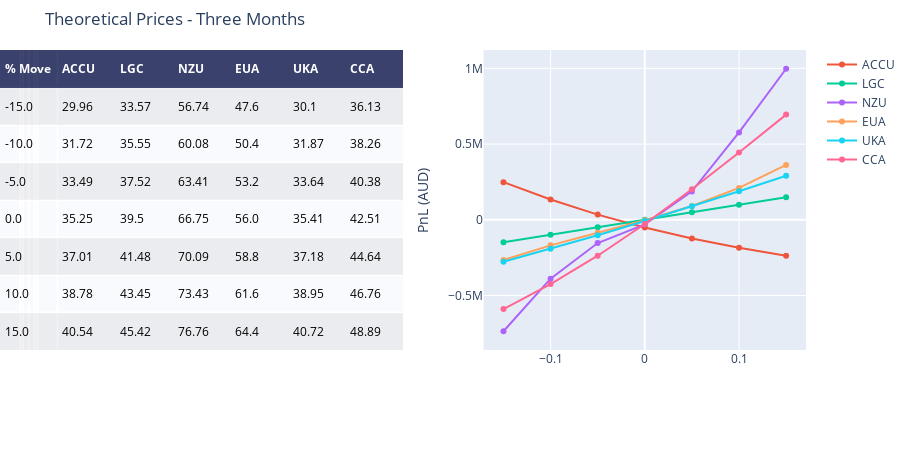

The notebook cell this image was saved under:
### Code cell
price_ranges, price_returns, price_pnls = create_returns(three_months)

fig = ff.create_table(price_ranges,height_constant=50)

for i in mkts:
    #fig.add_trace(go.Scatter(x=fig_daily.Sigma, y=fig_daily[i], name=i, xaxis='x2', yaxis='y2'))
    fig.add_trace(go.Scatter(x = price_returns, y=price_pnls[i], name=i, xaxis='x2', yaxis='y2'))
    fig.update_xaxes(tickvals=[-0.15,-0.10,-0.5,0,0.5,0.10,0.15])
    
fig.update_layout(
    title_text = 'Theoretical Prices - Three Months',
    margin = {'t':50, 'b':100},
    xaxis = {'domain': [0, .5]},
    xaxis2 = {'domain': [0.6, 1.],'title':''},
    yaxis2 = {'anchor': 'x2', 'title': 'PnL (AUD)'}
)

fig.show()

### Figure 1 — Plotly figure (JSON) as saved in the notebook; plotly's stock layout.template omitted (floating-point values rounded to 4 significant figures)
{"data": [{"colorscale": [[0, "#00083e"], [0.5, "#ededee"], [1, "#ffffff"]], "hoverinfo": "none", "opacity": 0.75, "showscale": false, "type": "heatmap", "z": [[0, 0, 0, 0, 0, 0, 0], [0.5, 0.5, 0.5, 0.5, 0.5, 0.5, 0.5], [1, 1, 1, 1, 1, 1, 1], [0.5, 0.5, 0.5, 0.5, 0.5, 0.5, 0.5], [1, 1, 1, 1, 1, 1, 1], [0.5, 0.5, 0.5, 0.5, 0.5, 0.5, 0.5], [1, 1, 1, 1, 1, 1, 1], [0.5, 0.5, 0.5, 0.5, 0.5, 0.5, 0.5]]}, {"name": "ACCU", "type": "scatter", "x": [-0.15, -0.1, -0.05, 0, 0.05, 0.1, 0.15], "xaxis": "x2", "y": [248500.0, 133800.0, 34270.0, -50800.0, -123000.0, -184300.0, -237000.0], "yaxis": "y2"}, {"name": "LGC", "type": "scatter", "x": [-0.15, -0.1, -0.05, 0, 0.05, 0.1, 0.15], "xaxis": "x2", "y": [-148125, -98750, -49375, 0, 49375, 98750, 148125], "yaxis": "y2"}, {"name": "NZU", "type": "scatter", "x": [-0.15, -0.1, -0.05, 0, 0.05, 0.1, 0.15], "xaxis": "x2", "y": [-736200.0, -388900.0, -153500.0, -30660.0, 187600.0, 576900.0, 997500.0], "yaxis": "y2"}, {"name": "EUA", "type": "scatter", "x": [-0.15, -0.1, -0.05, 0, 0.05, 0.1, 0.15], "xaxis": "x2", "y": [-265100.0, -168800.0, -85030.0, -3159.0, 90940.0, 210700.0, 362300.0], "yaxis": "y2"}, {"name": "UKA", "type": "scatter", "x": [-0.15, -0.1, -0.05, 0, 0.05, 0.1, 0.15], "xaxis": "x2", "y": [-276900.0, -191600.0, -101800.0, -8131.0, 88950.0, 188800.0, 290800.0], "yaxis": "y2"}, {"name": "CCA", "type": "scatter", "x": [-0.15, -0.1, -0.05, 0, 0.05, 0.1, 0.15], "xaxis": "x2", "y": [-589400.0, -424500.0, -237300.0, -27640.0, 201600.0, 444700.0, 694700.0], "yaxis": "y2"}], "layout": {"annotations": [{"align": "left", "font": {"color": "#ffffff"}, "showarrow": false, "text": "<b>% Move</b>", "x": -0.45, "xanchor": "left", "xref": "x", "y": 0, "yref": "y"}, {"align": "left", "font": {"color": "#ffffff"}, "showarrow": false, "text": "<b>ACCU</b>", "x": 0.55, "xanchor": "left", "xref": "x", "y": 0, "yref": "y"}, {"align": "left", "font": {"color": "#ffffff"}, "showarrow": false, "text": "<b>LGC</b>", "x": 1.55, "xanchor": "left", "xref": "x", "y": 0, "yref": "y"}, {"align": "left", "font": {"color": "#ffffff"}, "showarrow": false, "text": "<b>NZU</b>", "x": 2.55, "xanchor": "left", "xref": "x", "y": 0, "yref": "y"}, {"align": "left", "font": {"color": "#ffffff"}, "showarrow": false, "text": "<b>EUA</b>", "x": 3.55, "xanchor": "left", "xref": "x", "y": 0, "yref": "y"}, {"align": "left", "font": {"color": "#ffffff"}, "showarrow": false, "text": "<b>UKA</b>", "x": 4.55, "xanchor": "left", "xref": "x", "y": 0, "yref": "y"}, {"align": "left", "font": {"color": "#ffffff"}, "showarrow": false, "text": "<b>CCA</b>", "x": 5.55, "xanchor": "left", "xref": "x", "y": 0, "yref": "y"}, {"align": "left", "font": {"color": "#000000"}, "showarrow": false, "text": "-15.0", "x": -0.45, "xanchor": "left", "xref": "x", "y": 1, "yref": "y"}, {"align": "left", "font": {"color": "#000000"}, "showarrow": false, "text": "29.96", "x": 0.55, "xanchor": "left", "xref": "x", "y": 1, "yref": "y"}, {"align": "left", "font": {"color": "#000000"}, "showarrow": false, "text": "33.57", "x": 1.55, "xanchor": "left", "xref": "x", "y": 1, "yref": "y"}, {"align": "left", "font": {"color": "#000000"}, "showarrow": false, "text": "56.74", "x": 2.55, "xanchor": "left", "xref": "x", "y": 1, "yref": "y"}, {"align": "left", "font": {"color": "#000000"}, "showarrow": false, "text": "47.6", "x": 3.55, "xanchor": "left", "xref": "x", "y": 1, "yref": "y"}, {"align": "left", "font": {"color": "#000000"}, "showarrow": false, "text": "30.1", "x": 4.55, "xanchor": "left", "xref": "x", "y": 1, "yref": "y"}, {"align": "left", "font": {"color": "#000000"}, "showarrow": false, "text": "36.13", "x": 5.55, "xanchor": "left", "xref": "x", "y": 1, "yref": "y"}, {"align": "left", "font": {"color": "#000000"}, "showarrow": false, "text": "-10.0", "x": -0.45, "xanchor": "left", "xref": "x", "y": 2, "yref": "y"}, {"align": "left", "font": {"color": "#000000"}, "showarrow": false, "text": "31.72", "x": 0.55, "xanchor": "left", "xref": "x", "y": 2, "yref": "y"}, {"align": "left", "font": {"color": "#000000"}, "showarrow": false, "text": "35.55", "x": 1.55, "xanchor": "left", "xref": "x", "y": 2, "yref": "y"}, {"align": "left", "font": {"color": "#000000"}, "showarrow": false, "text": "60.08", "x": 2.55, "xanchor": "left", "xref": "x", "y": 2, "yref": "y"}, {"align": "left", "font": {"color": "#000000"}, "showarrow": false, "text": "50.4", "x": 3.55, "xanchor": "left", "xref": "x", "y": 2, "yref": "y"}, {"align": "left", "font": {"color": "#000000"}, "showarrow": false, "text": "31.87", "x": 4.55, "xanchor": "left", "xref": "x", "y": 2, "yref": "y"}, {"align": "left", "font": {"color": "#000000"}, "showarrow": false, "text": "38.26", "x": 5.55, "xanchor": "left", "xref": "x", "y": 2, "yref": "y"}, {"align": "left", "font": {"color": "#000000"}, "showarrow": false, "text": "-5.0", "x": -0.45, "xanchor": "left", "xref": "x", "y": 3, "yref": "y"}, {"align": "left", "font": {"color": "#000000"}, "showarrow": false, "text": "33.49", "x": 0.55, "xanchor": "left", "xref": "x", "y": 3, "yref": "y"}, {"align": "left", "font": {"color": "#000000"}, "showarrow": false, "text": "37.52", "x": 1.55, "xanchor": "left", "xref": "x", "y": 3, "yref": "y"}, {"align": "left", "font": {"color": "#000000"}, "showarrow": false, "text": "63.41", "x": 2.55, "xanchor": "left", "xref": "x", "y": 3, "yref": "y"}, {"align": "left", "font": {"color": "#000000"}, "showarrow": false, "text": "53.2", "x": 3.55, "xanchor": "left", "xref": "x", "y": 3, "yref": "y"}, {"align": "left", "font": {"color": "#000000"}, "showarrow": false, "text": "33.64", "x": 4.55, "xanchor": "left", "xref": "x", "y": 3, "yref": "y"}, {"align": "left", "font": {"color": "#000000"}, "showarrow": false, "text": "40.38", "x": 5.55, "xanchor": "left", "xref": "x", "y": 3, "yref": "y"}, {"align": "left", "font": {"color": "#000000"}, "showarrow": false, "text": "0.0", "x": -0.45, "xanchor": "left", "xref": "x", "y": 4, "yref": "y"}, {"align": "left", "font": {"color": "#000000"}, "showarrow": false, "text": "35.25", "x": 0.55, "xanchor": "left", "xref": "x", "y": 4, "yref": "y"}, {"align": "left", "font": {"color": "#000000"}, "showarrow": false, "text": "39.5", "x": 1.55, "xanchor": "left", "xref": "x", "y": 4, "yref": "y"}, {"align": "left", "font": {"color": "#000000"}, "showarrow": false, "text": "66.75", "x": 2.55, "xanchor": "left", "xref": "x", "y": 4, "yref": "y"}, {"align": "left", "font": {"color": "#000000"}, "showarrow": false, "text": "56.0", "x": 3.55, "xanchor": "left", "xref": "x", "y": 4, "yref": "y"}, {"align": "left", "font": {"color": "#000000"}, "showarrow": false, "text": "35.41", "x": 4.55, "xanchor": "left", "xref": "x", "y": 4, "yref": "y"}, {"align": "left", "font": {"color": "#000000"}, "showarrow": false, "text": "42.51", "x": 5.55, "xanchor": "left", "xref": "x", "y": 4, "yref": "y"}, {"align": "left", "font": {"color": "#000000"}, "showarrow": false, "text": "5.0", "x": -0.45, "xanchor": "left", "xref": "x", "y": 5, "yref": "y"}, {"align": "left", "font": {"color": "#000000"}, "showarrow": false, "text": "37.01", "x": 0.55, "xanchor": "left", "xref": "x", "y": 5, "yref": "y"}, {"align": "left", "font": {"color": "#000000"}, "showarrow": false, "text": "41.48", "x": 1.55, "xanchor": "left", "xref": "x", "y": 5, "yref": "y"}, {"align": "left", "font": {"color": "#000000"}, "showarrow": false, "text": "70.09", "x": 2.55, "xanchor": "left", "xref": "x", "y": 5, "yref": "y"}, {"align": "left", "font": {"color": "#000000"}, "showarrow": false, "text": "58.8", "x": 3.55, "xanchor": "left", "xref": "x", "y": 5, "yref": "y"}, {"align": "left", "font": {"color": "#000000"}, "showarrow": false, "text": "37.18", "x": 4.55, "xanchor": "left", "xref": "x", "y": 5, "yref": "y"}, {"align": "left", "font": {"color": "#000000"}, "showarrow": false, "text": "44.64", "x": 5.55, "xanchor": "left", "xref": "x", "y": 5, "yref": "y"}, {"align": "left", "font": {"color": "#000000"}, "showarrow": false, "text": "10.0", "x": -0.45, "xanchor": "left", "xref": "x", "y": 6, "yref": "y"}, {"align": "left", "font": {"color": "#000000"}, "showarrow": false, "text": "38.78", "x": 0.55, "xanchor": "left", "xref": "x", "y": 6, "yref": "y"}, {"align": "left", "font": {"color": "#000000"}, "showarrow": false, "text": "43.45", "x": 1.55, "xanchor": "left", "xref": "x", "y": 6, "yref": "y"}, {"align": "left", "font": {"color": "#000000"}, "showarrow": false, "text": "73.43", "x": 2.55, "xanchor": "left", "xref": "x", "y": 6, "yref": "y"}, {"align": "left", "font": {"color": "#000000"}, "showarrow": false, "text": "61.6", "x": 3.55, "xanchor": "left", "xref": "x", "y": 6, "yref": "y"}, {"align": "left", "font": {"color": "#000000"}, "showarrow": false, "text": "38.95", "x": 4.55, "xanchor": "left", "xref": "x", "y": 6, "yref": "y"}, {"align": "left", "font": {"color": "#000000"}, "showarrow": false, "text": "46.76", "x": 5.55, "xanchor": "left", "xref": "x", "y": 6, "yref": "y"}, {"align": "left", "font": {"color": "#000000"}, "showarrow": false, "text": "15.0", "x": -0.45, "xanchor": "left", "xref": "x", "y": 7, "yref": "y"}, {"align": "left", "font": {"color": "#000000"}, "showarrow": false, "text": "40.54", "x": 0.55, "xanchor": "left", "xref": "x", "y": 7, "yref": "y"}, {"align": "left", "font": {"color": "#000000"}, "showarrow": false, "text": "45.42", "x": 1.55, "xanchor": "left", "xref": "x", "y": 7, "yref": "y"}, {"align": "left", "font": {"color": "#000000"}, "showarrow": false, "text": "76.76", "x": 2.55, "xanchor": "left", "xref": "x", "y": 7, "yref": "y"}, {"align": "left", "font": {"color": "#000000"}, "showarrow": false, "text": "64.4", "x": 3.55, "xanchor": "left", "xref": "x", "y": 7, "yref": "y"}, {"align": "left", "font": {"color": "#000000"}, "showarrow": false, "text": "40.72", "x": 4.55, "xanchor": "left", "xref": "x", "y": 7, "yref": "y"}, {"align": "left", "font": {"color": "#000000"}, "showarrow": false, "text": "48.89", "x": 5.55, "xanchor": "left", "xref": "x", "y": 7, "yref": "y"}], "height": 450, "margin": {"b": 100, "l": 0, "r": 0, "t": 50}, "title": {"text": "Theoretical Prices - Three Months"}, "xaxis": {"domain": [0, 0.5], "dtick": 1, "gridwidth": 2, "showticklabels": false, "tick0": -0.5, "ticks": "", "tickvals": [-0.15, -0.1, -0.5, 0, 0.5, 0.1, 0.15], "zeroline": false}, "xaxis2": {"domain": [0.6, 1], "title": {"text": ""}}, "yaxis": {"autorange": "reversed", "dtick": 1, "gridwidth": 2, "showticklabels": false, "tick0": 0.5, "ticks": "", "zeroline": false}, "yaxis2": {"anchor": "x2", "title": {"text": "PnL (AUD)"}}}}
